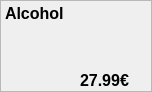
                         <widget class="QFrame" name="frame_7">
                          <property name="minimumSize">
                           <size>
                            <width>152</width>
                            <height>92</height>
                           </size>
                          </property>
                          <property name="maximumSize">
                           <size>
                            <width>152</width>
                            <height>92</height>
                           </size>
                          </property>
                          <property name="frameShape">
                           <enum>QFrame::StyledPanel</enum>
                          </property>
                          <property name="frameShadow">
                           <enum>QFrame::Raised</enum>
                          </property>
                          <widget class="QLabel" name="discountImageLabel7">
                           <property name="geometry">
                            <rect>
                             <x>40</x>
                             <y>20</y>
                             <width>81</width>
                             <height>51</height>
                            </rect>
                           </property>
                           <property name="text">
                            <string/>
                           </property>
                           <property name="pixmap">
                            <pixmap>images/liquor-bottle-IARzFh-clipart.jpg</pixmap>
                           </property>
                           <property name="scaledContents">
                            <bool>false</bool>
                           </property>
                           <property name="alignment">
                            <set>Qt::AlignCenter</set>
                           </property>
                          </widget>
                          <widget class="QLabel" name="discountPriceLabel7">
                           <property name="geometry">
                            <rect>
                             <x>80</x>
                             <y>70</y>
                             <width>61</width>
                             <height>20</height>
                            </rect>
                           </property>
                           <property name="font">
                            <font>
                             <pointsize>12</pointsize>
                             <weight>75</weight>
                             <bold>true</bold>
                            </font>
                           </property>
                           <property name="text">
                            <string>27.99€</string>
                           </property>
                          </widget>
                          <widget class="QLabel" name="discountNameLabel7">
                           <property name="geometry">
                            <rect>
                             <x>5</x>
                             <y>5</y>
                             <width>71</width>
                             <height>16</height>
                            </rect>
                           </property>
                           <property name="font">
                            <font>
                             <pointsize>12</pointsize>
                             <weight>75</weight>
                             <bold>true</bold>
                            </font>
                           </property>
                           <property name="text">
                            <string>Alcohol</string>
                           </property>
                          </widget>
                          <widget class="QPushButton" name="discountPushButton7">
                           <property name="geometry">
                            <rect>
                             <x>0</x>
                             <y>0</y>
                             <width>155</width>
                             <height>90</height>
                            </rect>
                           </property>
                           <property name="text">
                            <string/>
                           </property>
                           <property name="flat">
                            <bool>true</bool>
                           </property>
                          </widget>
                          <zorder>discountNameLabel7</zorder>
                          <zorder>discountPriceLabel7</zorder>
                          <zorder>discountImageLabel7</zorder>
                          <zorder>discountPushButton7</zorder>
                         </widget>
